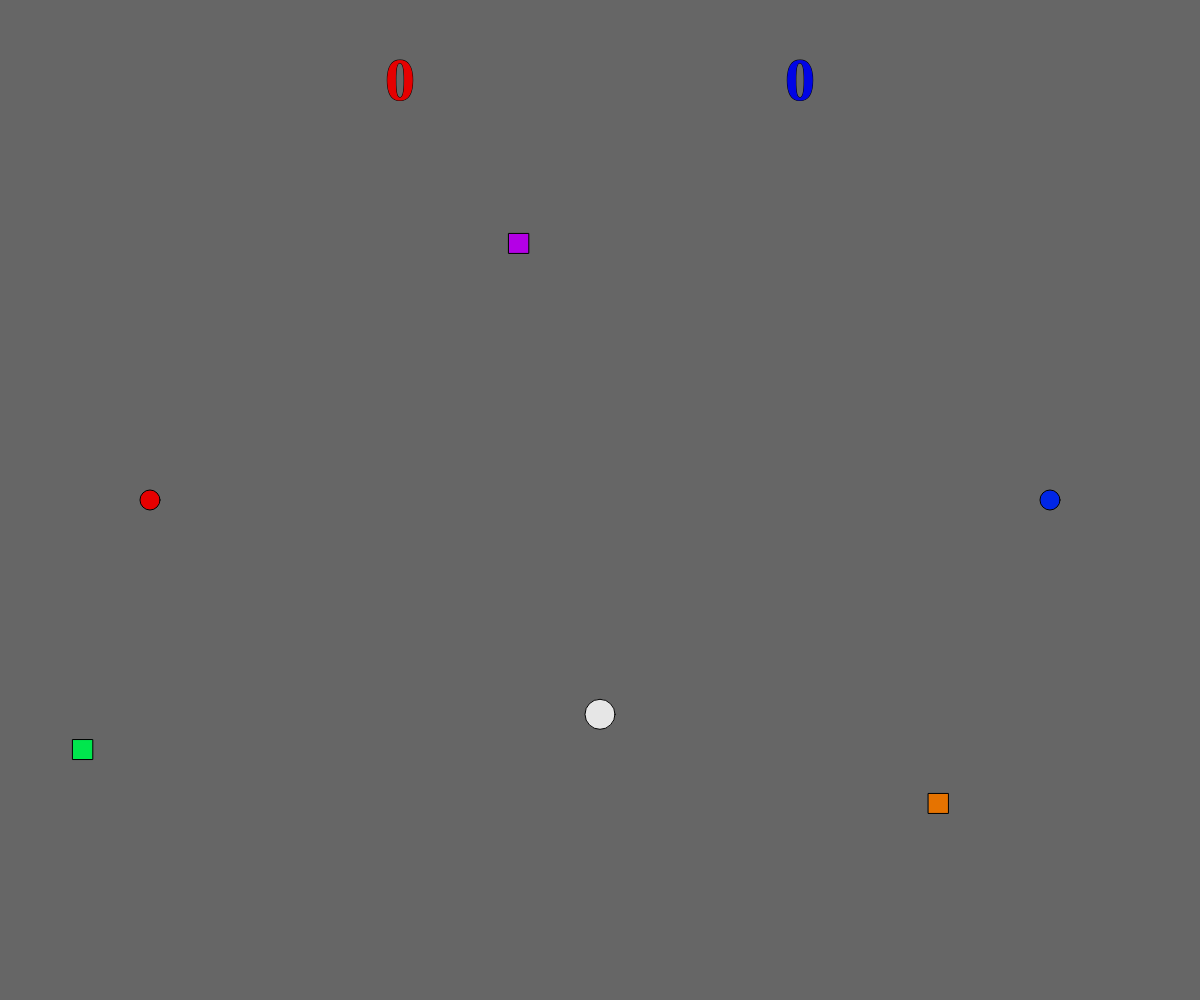
Frame 1 (no input)
Frame 60 (no input): identical to frame 1, image omitted
Frame 120 (the mouse pressed at the canvas centre since frame 60): identical to frame 1, image omitted

The p5.js sketch that drew this single still picture (run headless with seeded random() and noise() and a simulated clock; from frame 60 on, the mouse is pressed at the canvas centre):

// p5.js sketch
// ── sketch.js
var d;
var p1x;
var p1y;

var p2x;
var p2y;

var pr;

var s1;
var s2;

var p1s;
var p2s;

var p;
var pu1;
var pu2;

var w;

var c1;
var c2;

///new set of global variables for the powerup functions///
var speedy;

var stop;

var re;
///framecount in setup///
var f;
var b;
var a;
var re1;
var re2;
var par1;
var par2;
var t;

function setup(){
  rectMode(CENTER);
  createCanvas(windowWidth,windowHeight);
  colorMode(HSB);
  d = new Dot();
  
  speedy = new Speedy();
  
  stop = new Stop();
  
  re = new Reverse();
  
  f = frameCount;
  b = frameCount;
  a = frameCount;
  re1 = frameCount;
  re2 = frameCount;
  par1 = frameCount;
  par2 = frameCount;
  t = frameCount;
  p = frameCount;
  pu1 = frameCount;
  pu2 = frameCount;
  
  
///setting the players parameters///
///player 1 (RED)///
  p1x = windowWidth/8;
  p1y = windowHeight/2;

  p2x = windowWidth*(7/8);
  p2y = windowHeight/2;
///radius///
  pr = 10;
  
///speed///
  p1s = 10;
  p2s = 10;
  
///score//
  s1 = 0;
  s2 = 0;
  
///width and height///
  w = 20;
  
///color changer///
  c1 = 0;
  c2 = 230;
}

function draw(){
  background(0,0,40);

///placing methods into action///
  d.draw();
  d.score();
  d.speed();
  d.respawn();
  d.win();
  
  speedy.show();
  speedy.boost();
  speedy.time();
  
  stop.view();
  stop.parar();
  stop.tiempo();
  
  re.showme();
  re.rev();
  re.come();

///drawing in the players///
  fill(c1,100,90);
  ellipse(p1x,p1y,w,w);

  fill(c2,100,90);
  ellipse(p2x,p2y,w,w);

///establishing controls///
///PLAYER 2(BLUE///
  if(keyIsDown(DOWN_ARROW))
    p2y += p2s;
  if(keyIsDown(UP_ARROW))
    p2y -= p2s;
  if(keyIsDown(RIGHT_ARROW))
    p2x += p2s;
  if(keyIsDown(LEFT_ARROW))
    p2x -= p2s;
  
///PLAYER 1(RED)///
  if(keyIsDown(87))
    p1y -= p1s;
  if(keyIsDown(83))
    p1y += p1s;
  if(keyIsDown(68))
    p1x += p1s;
  if(keyIsDown(65))
    p1x -= p1s;
  
  
console.log(p1s,p2s);
///setting bounds of the players///
///Player 1(RED)///
  if(p1x > windowWidth){
    p1x = windowWidth}
  if(p1x < 0){
    p1x = 0}
  else if(p1y < 0){
    p1y = 0}
  else if (p1y > windowHeight){
    p1y = windowHeight}
  
///PLAYER 2(BLUE)///
  if(p2x > windowWidth){
    p2x = windowWidth}
  if(p2x < 0){
    p2x = 0}
  else if(p2y < 0){
    p2y = 0}
  else if (p2y > windowHeight){
    p2y = windowHeight}
}

function Dot(){
  this.x = windowWidth/2;
  this.y = random(0,windowHeight);
  
///drawing the dots///
  this.draw = function(){
  fill(0,0,90);
  ellipse(this.x,this.y,30,30);
  };
  
///adding score when ball is hit///
  this.score = function(){
    ///PLAYER 1 (RED) Impact///
    if(p1x + pr > this.x - 15 && p1x - pr < this.x + 15 && p1y + pr > this.y - 15 && p1y - pr < this.y + 15){
      s1 ++;
    }
    
///PLAYER 2 (BLUE) Impact///
    else if(p2x + pr > this.x - 15&& p2x - pr < this.x + 15 && p2y + pr > this.y - 15 && p2y - pr < this.y + 15){
      s2 ++;
    }

///displaying the score///
    textSize(60);
    textStyle(BOLD);
    textFont("Comic Sans MS");
    textAlign(CENTER);
    fill(0,100,90);
    stroke(0,0,0);
    text(s1,windowWidth/3,windowHeight/10);
    fill(239,100,90);
    text(s2,windowWidth*(2/3),windowHeight/10);
  };
  
///lowering the speed of each player///
  this.speed = function(){
    if(p1x + pr > this.x - 15 && p1x - pr < this.x + 15 && p1y + pr > this.y - 15 && p1y - pr < this.y + 15){
      if(s1 > s2){
        p2s += .75}
      if(p1s >= 1){
        p1s = p1s - 0.75}
      if(p1s <= -2){
        p1s += .75}
      if(p1s <= 1 && p1s >= -1){
        p1s = 1}
    }
    else if(p2x + pr > this.x - 15&& p2x - pr < this.x + 15 && p2y + pr > this.y - 15 && p2y - pr < this.y + 15){
      if(s2 > s1){
        p1s += .75}
      if(p2s >= 1){
        p2s = p2s - 0.75}
      if(p2s <= -2){
        p2s += .75}
      if(p2s <= 1 && p2s >= -1){
        p2s = 1}
    }
  };

///reaspawing the dot when it is hit///
  this.respawn = function(){
///PLAYER 1 (RED) Impact///
    if(p1x + pr > this.x - 15 && p1x - pr < this.x + 15 && p1y + pr > this.y - 15 && p1y - pr < this.y + 15){
        this.x = random(0,windowWidth);
        this.y = random(0,windowHeight);
        re1 = frameCount + 150;
    }
    
///PLAYER 2 (BLUE) Impact///
    else if(p2x + pr > this.x - 15&& p2x - pr < this.x + 15 && p2y + pr > this.y - 15 && p2y - pr < this.y + 15){
      this.x = random(0,windowWidth);
      this.y = random(0,windowHeight);
      re2 = frameCount + 150;
    }
///reseting the ball if they take too long///
    if(re1 == frameCount){
        this.x = random(0,windowWidth);
        this.y = random(0,windowHeight);
    }
    if(re2 == frameCount){
        this.x = random(0,windowWidth);
        this.y = random(0,windowHeight);
    }
    //console.log(re1,re2);
  };
  
///saying who won///
  this.win = function(){
    if(s1 >= 15){
      p2x = -200;
      p2y = -200;
      this.x = -500;
      this.y = -500;
      w = 20*(sin(.2*frameCount))+45;
      p1s = 30;
      textSize(160);
      textAlign(CENTER);
      fill(0,100,90);
      textStyle(BOLD);
      textFont("Comic Sans MS");
      text('RED WINS',windowWidth/2,windowHeight/2);
      textSize(100);
      fill(0,0,100);
      stroke(0,0,100);
      textStyle(NORMAL);
      text('Rematch',windowWidth/2,windowHeight/2+95);
      textSize(30);
      fill(0,0,5);
      stroke(0,0,90);
      text('(Refresh Page)',windowWidth/2,windowHeight/2+135);
    }
    if(s2 >= 15){
      p1x = -200;
      p1y = -200;
      this.x = -500;
      this.y = -500;
      w = 20*(sin(.2*frameCount))+45;
      p2s = 30;
      textSize(160);
      textAlign(CENTER);
      fill(239,100,90);
      textStyle(BOLD);
      textFont("Comic Sans MS");
      text('BLUE WINS',windowWidth/2,windowHeight/2);
      textSize(100);
      fill(0,0,100);
      stroke(0,0,100);
      textStyle(NORMAL);
      text('Rematch',windowWidth/2,windowHeight/2+95);
      textSize(30);
      fill(0,0,5);
      stroke(0,0,90);
      text('(Refresh Page)',windowWidth/2,windowHeight/2+135);
      }
  };
}
/////end ball function////

////power up function////
function Speedy(){
  this.x = random(0,width/3);
  this.y = random(0,windowHeight);
  
///method for actual powerup///
  this.show = function(){
    fill(140,100,90);
    rect(this.x,this.y,20,20);
  };
  
///method to give the player a boost if hitting the ball///
  this.boost = function(){
///PLAYER 1 IMPACT////
    if(p1x + pr > this.x - 10 && p1x - pr < this.x + 10 && p1y + pr > this.y - 10 && p1y - pr < this.y + 10){
      if(p1s > 0){
        p1s += 6}
      if(p1s < 0){
        p1s -= 6}
      b = frameCount+150;
    }
    if(frameCount >= b && frameCount <= b && p1s > 5){
      if(p1s > 0){
        p1s -= 6}
      if(p1s < 0){
        p1s += 6}
    }
///PLAYER 2 IMPACT///
    if(p2x + pr > this.x - 10 && p2x - pr < this.x + 10 && p2y + pr > this.y - 10 && p2y - pr < this.y + 10){
      if(p2s > 0){
        p2s += 6}
      if(p2s < 0){
        p2s -= 6}
      a = frameCount+150;
    }
    if(frameCount >= a && frameCount <= a && p2s > 5){
      if(p2s > 0){
        p2s -= 6}
      if(p2s < 0){
        p2s += 6}
    }
    //console.log(b)
    //console.log(p1s,p2s)
  };
///method to count the aount of time before another respawn///
  this.time = function(){
///PLAYER 1 IMPACT////
    if(p1x + pr > this.x - 10 && p1x - pr < this.x + 10 && p1y + pr > this.y - 10 && p1y - pr < this.y + 10){
      f = frameCount+300;
      this.x = -100;
      this.y = -100;
    }
///PLAYER 2 IMPACT///
    if(p2x + pr > this.x - 10 && p2x - pr < this.x + 10 && p2y + pr > this.y - 10 && p2y - pr < this.y + 10){
      f = frameCount+300;
      this.x = -100;
      this.y = -100;
    }
///Respawning after time///
    else if(frameCount >= f && frameCount <= f){
      this.x = random(0,width/3)
      this.y = random(0,windowHeight)
    }
    //console.log(f)
    //console.log(this.x,this.y);
  };
}

function Stop(){
  this.x = random(width*2/3,width);
  this.y = random(0,windowHeight);

///method to show the square powerup///
  this.view = function(){
    fill(30,100,90);
    rect(this.x,this.y,20,20);
  };
  
///method to stop the opponet///
  this.parar = function(){
///PLAYER 1 IMPACT////
    if(p1x + pr > this.x - 10 && p1x - pr < this.x + 10 && p1y + pr > this.y - 10 && p1y - pr < this.y + 10){
      par1 = frameCount + 75;
      p2s = p2s/4;
    }
    else if(par1 >= frameCount && par1 <= frameCount && p2s < 4){
      p2s = p2s*4;
    }
    
///PLAYER 2 IMPACT///
    if(p2x + pr > this.x - 10 && p2x - pr < this.x + 10 && p2y + pr > this.y - 10 && p2y - pr < this.y + 10){
      par2 = frameCount + 75;
      p1s = p1s/4;
    }
    else if(par2 >= frameCount && par2 <= frameCount && p1s < 4){
      p1s = p1s*4;
    }
  };
  
///method to put the powerup away for a little///
  this.tiempo = function(){
///PLAYER 1 IMPACT///
    if(p1x + pr > this.x - 10 && p1x - pr < this.x + 10 && p1y + pr > this.y - 10 && p1y - pr < this.y + 10){
      this.x = -100;
      this.y = -100;
      t = frameCount+300;
    }
///PLAYER 2 IMPACT///
    if(p2x + pr > this.x - 10 && p2x - pr < this.x + 10 && p2y + pr > this.y - 10 && p2y - pr < this.y + 10){
      this.x = -100;
      this.y = -100;
      t = frameCount+300;
    }
///reappearing the powerup///
    else if(t >= frameCount && t <= frameCount){
      this.x = random(width*2/3,width);
      this.y = random(0,windowHeight);
    }
  };
}


function Reverse(){
  this.x = random(width/3,width*2/3);
  this.y = random(0,windowHeight);

///method to show the square powerup///
  this.showme = function(){
    fill(287,100,90);
    rect(this.x,this.y,20,20);
  };
  
///method to stop the opponet///
  this.rev = function(){
///PLAYER 1 IMPACT////
    if(p1x + pr > this.x - 10 && p1x - pr < this.x + 10 && p1y + pr > this.y - 10 && p1y - pr < this.y + 10){
      pu1 = frameCount + 200;
      p2s *= -1;
    }
    else if(pu1 == frameCount){
      p2s *= -1;
    }
    
///PLAYER 2 IMPACT///
    if(p2x + pr > this.x - 10 && p2x - pr < this.x + 10 && p2y + pr > this.y - 10 && p2y - pr < this.y + 10){
      pu2 = frameCount + 200;
      p1s *= -1;
    }
    else if(pu2 == frameCount){
      p1s *= -1;
    }
  };
  
///method to put the powerup away for a little///
  this.come = function(){
///PLAYER 1 IMPACT///
    if(p1x + pr > this.x - 10 && p1x - pr < this.x + 10 && p1y + pr > this.y - 10 && p1y - pr < this.y + 10){
      this.x = -100;
      this.y = -100;
      p = frameCount+800;
    }
///PLAYER 2 IMPACT///
    if(p2x + pr > this.x - 10 && p2x - pr < this.x + 10 && p2y + pr > this.y - 10 && p2y - pr < this.y + 10){
      this.x = -100;
      this.y = -100;
      p = frameCount+800;
    }
///reappearing the powerup///
    else if(p == frameCount){
      this.x = random(width/3,width*2/3);
      this.y = random(0,windowHeight);
    }
  };
}
